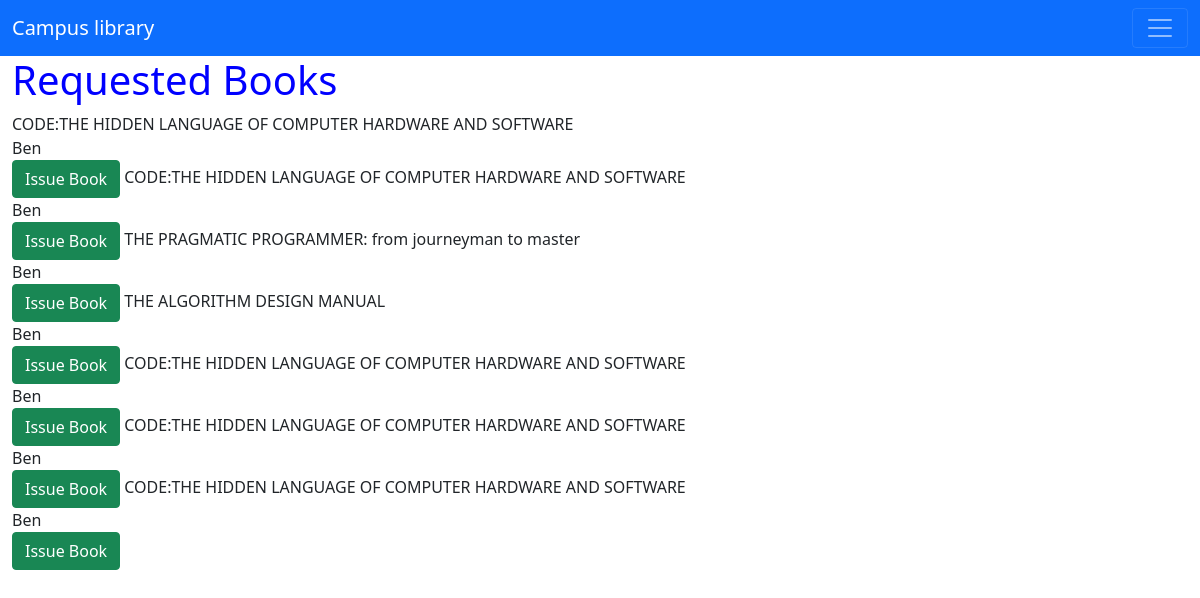
The page /requested_books/ (signed in) on the database its author committed.
### books/models.py (models this page shows, shortened)
class Borrowed_book(models.Model):
    class ReturnStatusChoices(models.TextChoices):
        BOOKED = "BOOKED", ("Booked")
    user=models.ForeignKey(User,null=True,on_delete=models.CASCADE)
    book = models.ForeignKey(Book,on_delete=models.CASCADE)
    date_borrowed=models.DateTimeField(auto_now_add=True)
    status = models.CharField(max_length=15, default="BOOKED", choices=ReturnStatusChoices.choices)

class Book(models.Model):
    class BookStatusChoices(models.TextChoices):
        AVAILABLE = "AVAILABLE", ("Available")
        UNAVAILABLE = "UNAVAILABLE", ("Unavailable")
        BOOKED = "BOOKED", ("Booked")
    book_title = models.CharField(max_length=255)
    author = models.CharField(max_length=255)
    edition = models.CharField(max_length=255)
    Date_added = models.DateField(auto_now_add=True)
    subject_area = models.CharField(max_length=255)
    book_cover = models.ImageField(upload_to = 'images/')
    added_by=models.CharField(max_length=100,null=True,blank=True)
    date_updated=models.DateTimeField(auto_now=True)
    ISBN= models.CharField(null=True, blank= True,max_length=200)
    description = models.TextField(null=True, blank=True)
    status = models.CharField(max_length=20, default="AVAILABLE", choices=BookStatusChoices.choices)
    def __str__(self):
        return self.book_title

### books/views.py (the view)
# urls.py: path('requested_books/',views.requested_books,name='requested_books'),
def requested_books(request):
    books=Borrowed_book.objects.all()
    context={'books':books}
    return render(request,'books/requested_books.html',context)

### books/templates/books/requested_books.html (shortened to what this page needs)
{% extends 'main_librarian.html' %}
{% block content %}
{% if user.is_authenticated %}
<div class="container-fluid">
    <h1 style='color:blue;'>Requested Books</h1>
    <div>
        {% for book in books %}
            {{ book.book }}
            {{ book.user }}
        <a class="btn btn-success" href="{% url 'books:view_requested_book' book.id %}" role="button">Issue Book</a>
        {% endfor %}
    </div>
    {% else %}
    <h1>Please Login First</h1> <a href="/users/login_user/" style='color:black;'>Login</a>
    </br>
    <h1>Please Signup here</h1><a href="/users/register_user/" style='color:black;'>signup</a>
    {% endif %}
</div>
{% endblock content %}

### rows shown on the page
Borrowed_book: book "CODE:THE HIDDEN LANGUAGE OF COMPUTER HARDWARE AND SOFTWARE", user "Ben"
Borrowed_book: book "CODE:THE HIDDEN LANGUAGE OF COMPUTER HARDWARE AND SOFTWARE", user "Ben"
Borrowed_book: book "THE PRAGMATIC PROGRAMMER: from journeyman to master", user "Ben"
Borrowed_book: book "THE ALGORITHM DESIGN MANUAL", user "Ben"
Borrowed_book: book "CODE:THE HIDDEN LANGUAGE OF COMPUTER HARDWARE AND SOFTWARE", user "Ben"
Borrowed_book: book "CODE:THE HIDDEN LANGUAGE OF COMPUTER HARDWARE AND SOFTWARE", user "Ben"
Borrowed_book: book "CODE:THE HIDDEN LANGUAGE OF COMPUTER HARDWARE AND SOFTWARE", user "Ben"
